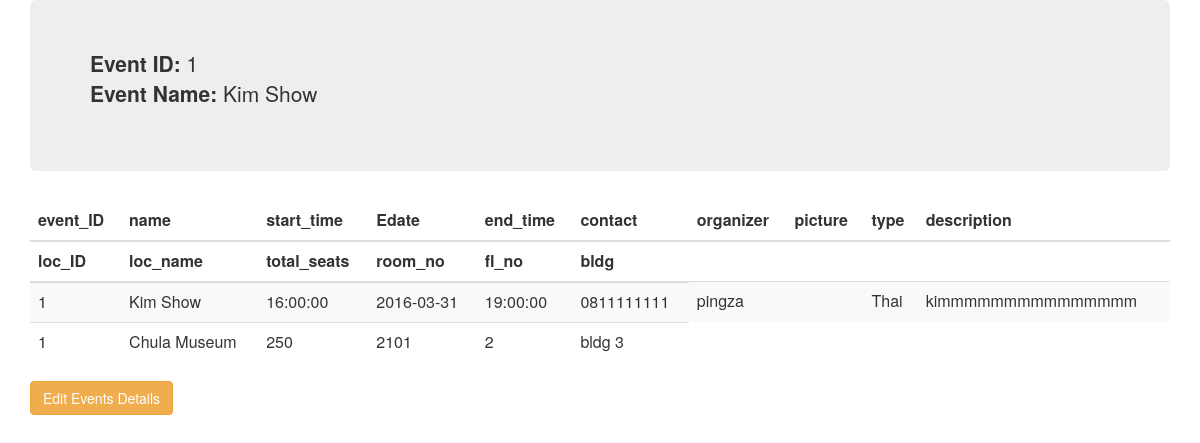
Screenshot of /admin/events_detail.php?detail_id=1 with the database file from the repository.
### tables this page shows
CREATE TABLE IF NOT EXISTS `Events` (
  `event_ID` int(8) NOT NULL AUTO_INCREMENT,
  `start_time` time DEFAULT NULL,
  `Edate` date DEFAULT NULL,
  `end_time` time DEFAULT NULL,
  `contact` varchar(10) DEFAULT NULL,
  `name` varchar(50) DEFAULT NULL,
  `description` varchar(256) DEFAULT NULL,
  `organizer` varchar(50) DEFAULT NULL,
  `picture` varchar(256) DEFAULT NULL,
  `type` varchar(50) DEFAULT NULL,
  `loc_ID` int(2) NOT NULL,
  PRIMARY KEY (`event_ID`),
  KEY `loc_ID` (`loc_ID`)
);

CREATE TABLE IF NOT EXISTS `Locations` (
  `loc_ID` int(2) NOT NULL AUTO_INCREMENT,
  `loc_name` varchar(50) DEFAULT NULL,
  `total_seats` int(11) DEFAULT NULL,
  `room_no` int(11) DEFAULT NULL,
  `fl_no` int(11) DEFAULT NULL,
  `bldg` varchar(50) DEFAULT NULL,
  PRIMARY KEY (`loc_ID`)
);

### admin/events_detail.php (the view, shortened to what this page needs)
<?php include 'includes/db.php'; ?>
<html>
<head>
	<link rel="stylesheet" href="bootstrap/css/bootstrap.css">
</head>
<body>
	<div class="container">
				<div class="jumbotron">
					<?php
						$sql = "SELECT * FROM Events WHERE event_ID='$_GET[detail_id]'";
						$run_sql = mysqli_query($conn,$sql);
						while($rows = mysqli_fetch_assoc($run_sql)){
								echo '
								<p>
									<b>Event ID:</b> '.$rows['event_ID'].'<br>
									<b>Event Name:</b> '.$rows['name'].'<br>
								</p>
								';
							}
					?>
				</div>
				<div class="col-md-16">
					<table class="table table-striped table-hover">
						<thead>
						<tr>
							<th>event_ID</th>
							<th>name</th>
							<th>start_time</th>
							<th>Edate</th>
							<th>end_time</th>
							<th>contact</th>
							<th>organizer</th>
							<th>picture</th>
							<th>type</th>
							<th>description</th>
						</tr>
						<tr>
							<th>loc_ID</th>
							<th>loc_name</th>
							<th>total_seats</th>
							<th>room_no</th>
							<th>fl_no</th>
							<th>bldg</th>
						</tr>
						</thead>
						<tbody>
							<?php
							$sql = "SELECT * FROM Events e, Locations l WHERE e.loc_ID=l.loc_ID AND event_ID='$_GET[detail_id]'";
							$run_sql = mysqli_query($conn,$sql);
							while($rows = mysqli_fetch_assoc($run_sql)){
								echo '
								<tr>
									<td>'.$rows['event_ID'].'</td>
									<td>'.$rows['name'].'</td>
									<td>'.$rows['start_time'].'</td>
									<td>'.$rows['Edate'].'</td>
									<td>'.$rows['end_time'].'</td>
									<td>'.$rows['contact'].'</td>
									<td>'.$rows['organizer'].'</td>
									<td>'.$rows['picture'].'</td>
									<td>'.$rows['type'].'</td>
									<td>'.$rows['description'].'</td>
								</tr>
								<tr>
									<td>'.$rows['loc_ID'].'</td>
									<td>'.$rows['loc_name'].'</td>
									<td>'.$rows['total_seats'].'</td>
									<td>'.$rows['room_no'].'</td>
									<td>'.$rows['fl_no'].'</td>
									<td>'.$rows['bldg'].'</td>
								</tr>
								';
							} ?>
						</tbody>
					</table>
					<a href="events_detail_edit.php?edit_id='.$rows['event_ID'].'" class="btn btn-warning">Edit Events Details</a>
				</div>
	</div>
</body>
</html>

### rows the page displays
events: event_ID "1", name "Kim Show", start_time "16:00:00", Edate "2016-03-31", end_time "19:00:00", contact "0811111111", organizer "pingza", type "Thai", description "kimmmmmmmmmmmmmmm", loc_ID.loc_ID "1", loc_ID.loc_name "Chula Museum", loc_ID.total_seats "250", loc_ID.room_no "2101", loc_ID.fl_no "2", loc_ID.bldg "bldg 3"
